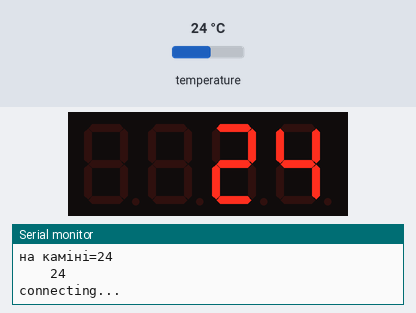
Simulated run of this sketch. Board: Arduino Uno, built for the host (arithmetic inside an expression is 32-bit, double 64-bit). Shown: 4-digit seven-segment display, the last lines printed to the serial monitor. The test bench sets the inputs (shaded band); at power-on: temperature 24 °C. WiFi joins after 1.5 s; servers stay silent unless stated.

Above: at 3.8 s.
3.9 s: temperature set to 12 °C
At 10.7 s:
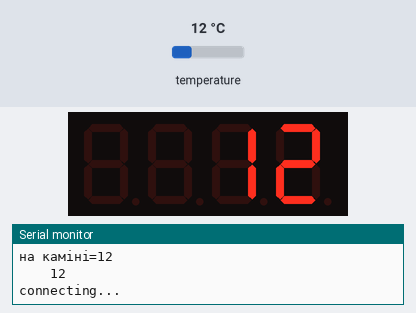
11.7 s: temperature set to 19 °C
At 17.7 s:
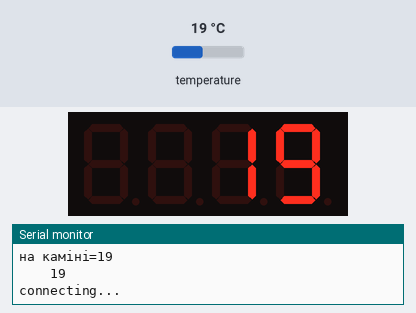
19.0 s: temperature set to 28 °C
At 24.6 s:
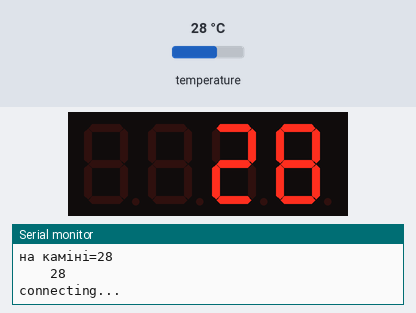
Timing chart, 0 to 26.1 s (numbered marks = the images above; inputs shaded):
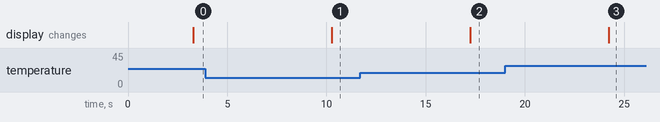

The sketch:

sketch_dec18a.ino
```cpp
#include <OneWire.h>
#include <DallasTemperature.h>
#include <TM1637.h>
#include <Ethernet.h>
#include <SPI.h>


////   ***********  Ethernet W5100
byte mac[] = { 0xDE, 0xAD, 0xBE, 0xEF, 0xFE, 0xED };
// IPAddress ip = ( 10, 10, 0, 165 );
byte ip[] = { 10, 10, 0, 165 };
// IPAddress server(10,10,0,52);
// byte server[] = {185,65,246,123};
byte server[] = {185,65,246,123};
int port = 8080;
IPAddress myDns(10, 10, 0, 1);
EthernetClient client;


// DS18B20
OneWire ds(7);
DallasTemperature sensors(&ds);

DeviceAddress Thermometer1 = {0x28, 0xFF, 0x64, 0x0E, 0x71, 0xB7, 0x46, 0xE0 };

// TM1637
int CLK = 2;
int DIO = 3;
TM1637 tm(CLK, DIO);

void setup(void) {

Serial.begin(9600);
tm.init();
tm.setBrightness(2);
 while (!Serial) {
    ; // wait for serial port to connect. Needed for native USB port only
  }
  Serial.println("Initialize Ethernet with DHCP:");
  if (Ethernet.begin(mac) == 0) {
    Serial.println("Failed to configure Ethernet using DHCP");
    // Check for Ethernet hardware present
    if (Ethernet.hardwareStatus() == EthernetNoHardware) {
      Serial.println("Ethernet shield was not found.  Sorry, can't run without hardware. :(");
      while (true) {
        delay(1); // do nothing, no point running without Ethernet hardware
      }
    }
    if (Ethernet.linkStatus() == LinkOFF) {
      Serial.println("Ethernet cable is not connected.");
    }
    // try to configure using IP address instead of DHCP:
    Ethernet.begin(mac, ip, myDns);
    Serial.print("My IP address: ");
    Serial.println(Ethernet.localIP());
  } else {
    Serial.print("  DHCP assigned IP ");
    Serial.println(Ethernet.localIP());
  }
  // give the Ethernet shield a second to initialize:
  delay(1000);
}

void loop(void) {
  int t1;
  Serial.println("Please wait...");
  sensors.requestTemperatures(); // Команда опроса температуры.
  Serial.print("на каміні=");
  t1=sensors.getTempC(Thermometer1);
  Serial.println(t1);
  String show = "    " + String(t1);
  String s = show.substring(show.length() - 4, show.length());
  tm.display(s);
  Serial.println(show);
  httpRequest(t1);
  delay(4000);
}


void httpRequest(int t1) {
  String sTemperature = String(t1);
  String data = "{\"point\" : \"1\",\"datatime\": \"0\",\"value\": \"" + sTemperature + "\"}";
  if (client.connect(server, port)) {

    Serial.println("connecting...");

    delay(1000);
    Serial.println("Sending to Server: ");
    client.println("POST /temperature HTTP/1.1");
    client.println("Host: 10.10.0.51");
    client.println("Connection: close");
    client.println("Content-Type: application/json");
    client.print("Content-Length: ");
    client.println(data.length());
    client.println();
    client.print(data);
    client.println();

    Serial.println(data);
    delay(1000);
    client.stop();
  } else {

    Serial.println("connection failed");

  }
}
```

Measured:
- after the input at 3.9 s, the display: changes after 6.4 s (image 1)
- after the input at 11.7 s, the display: changes after 5.5 s (image 2)
- after the input at 19.0 s, the display: changes after 5.2 s (image 3)
